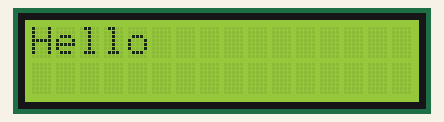
Simulated run of this sketch. Board: Arduino Uno, built with avr-gcc and run on an emulated ATmega328P. Shown: 16×2 character LCD.

Above: at 0.1 s.

The sketch:

sketch_feb02d.ino
```cpp
#include<LiquidCrystal_I2C.h>
LiquidCrystal_I2C lcd(0x27, 16,2);
void setup() {
  // put your setup code here, to run once:
  lcd.init();
  lcd.backlight();
  lcd.setCursor(0,0);
}

void loop() {
  // put your main code here, to run repeatedly:
  lcd.print("Hello");
  delay(2000);
  lcd.clear();
}
```
